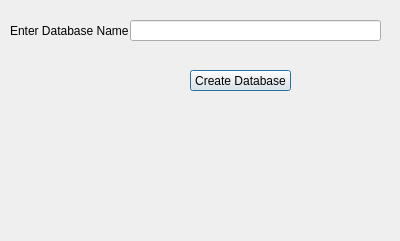
<?xml version="1.0" encoding="UTF-8"?>
<ui version="4.0">
 <class>Dialog</class>
 <widget class="QDialog" name="Dialog">
  <property name="geometry">
   <rect>
    <x>0</x>
    <y>0</y>
    <width>400</width>
    <height>241</height>
   </rect>
  </property>
  <property name="windowTitle">
   <string>Dialog</string>
  </property>
  <widget class="QLabel" name="label">
   <property name="geometry">
    <rect>
     <x>10</x>
     <y>20</y>
     <width>121</width>
     <height>21</height>
    </rect>
   </property>
   <property name="text">
    <string>Enter Database Name</string>
   </property>
  </widget>
  <widget class="QLabel" name="labelResponse">
   <property name="geometry">
    <rect>
     <x>20</x>
     <y>160</y>
     <width>361</width>
     <height>41</height>
    </rect>
   </property>
   <property name="text">
    <string/>
   </property>
  </widget>
  <widget class="QPushButton" name="pushButtonCreateDB">
   <property name="geometry">
    <rect>
     <x>190</x>
     <y>70</y>
     <width>101</width>
     <height>21</height>
    </rect>
   </property>
   <property name="text">
    <string>Create Database</string>
   </property>
  </widget>
  <widget class="QLineEdit" name="lineEditDBName">
   <property name="geometry">
    <rect>
     <x>130</x>
     <y>20</y>
     <width>251</width>
     <height>21</height>
    </rect>
   </property>
  </widget>
 </widget>
 <resources/>
 <connections/>
</ui>
